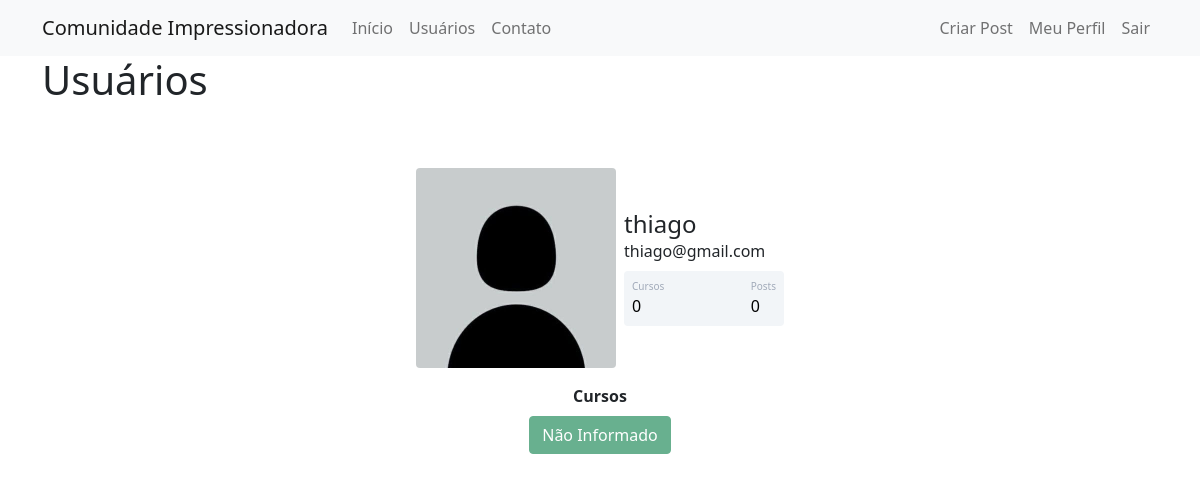
The app's page /usuarios (signed in) with its own data.
### comunidadeimpressionadora/models.py (models this page shows)
class Usuario(database.Model, UserMixin):
    id = database.Column(database.Integer, primary_key=True)
    username = database.Column(database.String, nullable=False)
    email = database.Column(database.String, nullable=False, unique=True)
    senha = database.Column(database.String, nullable=False)
    foto_perfil = database.Column(database.String, default='default.jpg')
    posts = database.relationship('Post', backref='autor', lazy=True)
    cursos = database.Column(database.String, nullable=False, default='Não Informado')
    def contar_posts(self):
        return len(self.posts)

### comunidadeimpressionadora/routes.py (the view)
@app.route('/usuarios')
@login_required
def usuarios():
    lista_usuarios = Usuario.query.all()
    return render_template('usuarios.html', lista_usuarios=lista_usuarios)

### comunidadeimpressionadora/models.py (called while the page is built)
@login_manager.user_loader
def load_usuario(id_usuario):
    return Usuario.query.get(int(id_usuario))

### comunidadeimpressionadora/templates/usuarios.html (shortened to what this page needs)
{% extends 'base.html' %}
{% block body %}
    <div class='container'>
        <h1>Usuários</h1>
        {% for usuario in lista_usuarios %}
            <div class="container mt-5 d-flex justify-content-center">
            <div class="card p-3">
                    <div class="d-flex align-items-center">
                        <div class="image pe-2"> <img src="{{ url_for('static', filename='fotos_perfil/{}'.format(usuario.foto_perfil)) }}" class="rounded" width="200"> </div>
                        <div class="ml-3 w-100">
                            <h4 class="mb-0 mt-0">{{ usuario.username }}</h4> <span>{{ usuario.email }}</span>
                            <div class="p-2 mt-2 bg-primary d-flex justify-content-between rounded text-white stats">
                                {% if 'Não Informado' in usuario.cursos %}
                                    <div class="d-flex flex-column"> <span class="articles">Cursos</span> <span class="number1">0</span> </div>
                                {% else %}
                                    <div class="d-flex flex-column"> <span class="articles">Cursos</span> <span class="number1">{{ usuario.cursos.count(';') +1}}</span> </div>
                                {% endif %}
                                 <div class="d-flex flex-column"> <span class="rating">Posts</span> <span class="number3">{{ usuario.contar_posts() }}</span> </div>
                            </div>
                        </div>
                    </div>
                </div>
            </div>
            <div class="row justify-content-center">
                <div class="col col-4" style="text-align: center">
                    <strong>Cursos</strong><br>
                    {% for curso in usuario.cursos.split(';') %}
                        <button type="button" class="btn btn-success mt-2" disabled>{{ curso }}</button>
        {% endfor %}
    </div>
</div>
        {% endfor %}
    </div>
{% endblock %}

### comunidadeimpressionadora/templates/base.html (shortened to what this page needs)
<!DOCTYPE html>
<html lang="pt-br">
<head>
    <link href="https://cdn.jsdelivr.net/npm/bootstrap@5.1.3/dist/css/bootstrap.min.css" rel="stylesheet">
    <link rel="stylesheet" type="text/css" href="{{ url_for('static', filename='main.css') }}">
</head>
<body>
    {% include 'navbar.html' %}
    {% block body %}
    {% endblock %}
</body>
</html>

### comunidadeimpressionadora/templates/navbar.html (shortened to what this page needs)
<nav class="navbar navbar-expand-lg navbar-light bg-light">
  <div class="container-fluid container">
    <a class="navbar-brand" href="{{ url_for('home') }}">Comunidade Impressionadora</a>
    <div class="collapse navbar-collapse" id="navbarSupportedContent">
      <ul class="navbar-nav me-auto mb-2 mb-lg-0">
        <li class="nav-item">
          <a class="nav-link" aria-current="page" href="{{ url_for('home') }}">Início</a>
        </li>
        <li class="nav-item">
          <a class="nav-link" href="{{ url_for('usuarios') }}">Usuários</a>
        </li>
        <li class="nav-item">
          <a class="nav-link" href="{{ url_for('contato') }}">Contato</a>
        </li>
      </ul>
      <ul class="d-flex navbar-nav">
        {% if current_user.is_authenticated %}
          <li class="nav-item">
              <a class="nav-link" href="{{ url_for('criar_post') }}">Criar Post</a>
          </li>
          <li class="nav-item">
              <a class="nav-link" href="{{ url_for('perfil') }}">Meu Perfil</a>
          </li>
          <li class="nav-item">
              <a class="nav-link" href="{{ url_for('sair') }}">Sair</a>
          </li>
        {% endif %}
      </ul>
    </div>
  </div>
</nav>

### comunidadeimpressionadora/static/main.css (style rules this page uses)
.card { width: 400px; border: none; border-radius: 10px; background-color: #fff }
.stats { background: #f2f5f8 !important; color: #000 !important }
.articles { font-size: 10px; color: #a1aab9 }
.number1 { font-weight: 500 }
.rating { font-size: 10px; color: #a1aab9 }
.number3 { font-weight: 500 }

### records on screen
Usuario: foto_perfil (placeholder picture), username "thiago", email "thiago@gmail.com", shows "Cursos", contar_posts "0", cursos "Não Informado"
